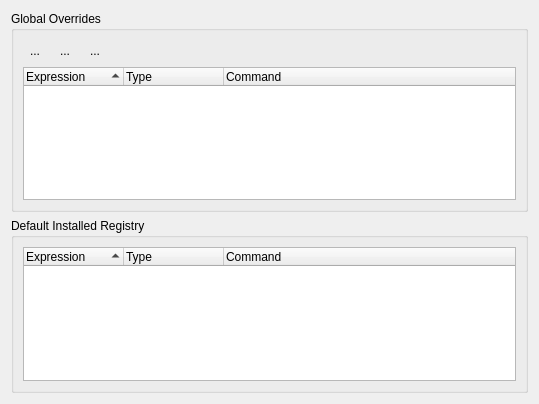
<?xml version="1.0" encoding="UTF-8"?>
<ui version="4.0">
 <class>RegistryConfig</class>
 <widget class="QWidget" name="RegistryConfig">
  <property name="geometry">
   <rect>
    <x>0</x>
    <y>0</y>
    <width>539</width>
    <height>404</height>
   </rect>
  </property>
  <property name="windowTitle">
   <string>Registry Config</string>
  </property>
  <layout class="QGridLayout" name="gridLayout_3">
   <item row="0" column="0">
    <widget class="QGroupBox" name="groupBox_2">
     <property name="title">
      <string>Global Overrides</string>
     </property>
     <layout class="QGridLayout" name="gridLayout">
      <item row="0" column="0">
       <layout class="QHBoxLayout" name="horizontalLayout">
        <item>
         <widget class="QToolButton" name="uiAddBTN">
          <property name="text">
           <string>...</string>
          </property>
          <property name="autoRaise">
           <bool>true</bool>
          </property>
         </widget>
        </item>
        <item>
         <widget class="QToolButton" name="uiEditBTN">
          <property name="text">
           <string>...</string>
          </property>
          <property name="autoRaise">
           <bool>true</bool>
          </property>
         </widget>
        </item>
        <item>
         <widget class="QToolButton" name="uiRemoveBTN">
          <property name="text">
           <string>...</string>
          </property>
          <property name="autoRaise">
           <bool>true</bool>
          </property>
         </widget>
        </item>
        <item>
         <spacer name="horizontalSpacer">
          <property name="orientation">
           <enum>Qt::Horizontal</enum>
          </property>
          <property name="sizeHint" stdset="0">
           <size>
            <width>40</width>
            <height>20</height>
           </size>
          </property>
         </spacer>
        </item>
       </layout>
      </item>
      <item row="1" column="0">
       <widget class="QTreeWidget" name="uiGlobalRegistryTREE">
        <property name="alternatingRowColors">
         <bool>true</bool>
        </property>
        <property name="rootIsDecorated">
         <bool>false</bool>
        </property>
        <property name="sortingEnabled">
         <bool>true</bool>
        </property>
        <column>
         <property name="text">
          <string>Expression</string>
         </property>
        </column>
        <column>
         <property name="text">
          <string>Type</string>
         </property>
        </column>
        <column>
         <property name="text">
          <string>Command</string>
         </property>
        </column>
       </widget>
      </item>
     </layout>
    </widget>
   </item>
   <item row="1" column="0">
    <widget class="QGroupBox" name="groupBox">
     <property name="title">
      <string>Default Installed Registry</string>
     </property>
     <layout class="QGridLayout" name="gridLayout_2">
      <item row="0" column="0">
       <widget class="QTreeWidget" name="uiInstalledRegistryTREE">
        <property name="alternatingRowColors">
         <bool>true</bool>
        </property>
        <property name="rootIsDecorated">
         <bool>false</bool>
        </property>
        <property name="sortingEnabled">
         <bool>true</bool>
        </property>
        <column>
         <property name="text">
          <string>Expression</string>
         </property>
        </column>
        <column>
         <property name="text">
          <string>Type</string>
         </property>
        </column>
        <column>
         <property name="text">
          <string>Command</string>
         </property>
        </column>
       </widget>
      </item>
     </layout>
    </widget>
   </item>
  </layout>
 </widget>
 <resources/>
 <connections/>
</ui>
